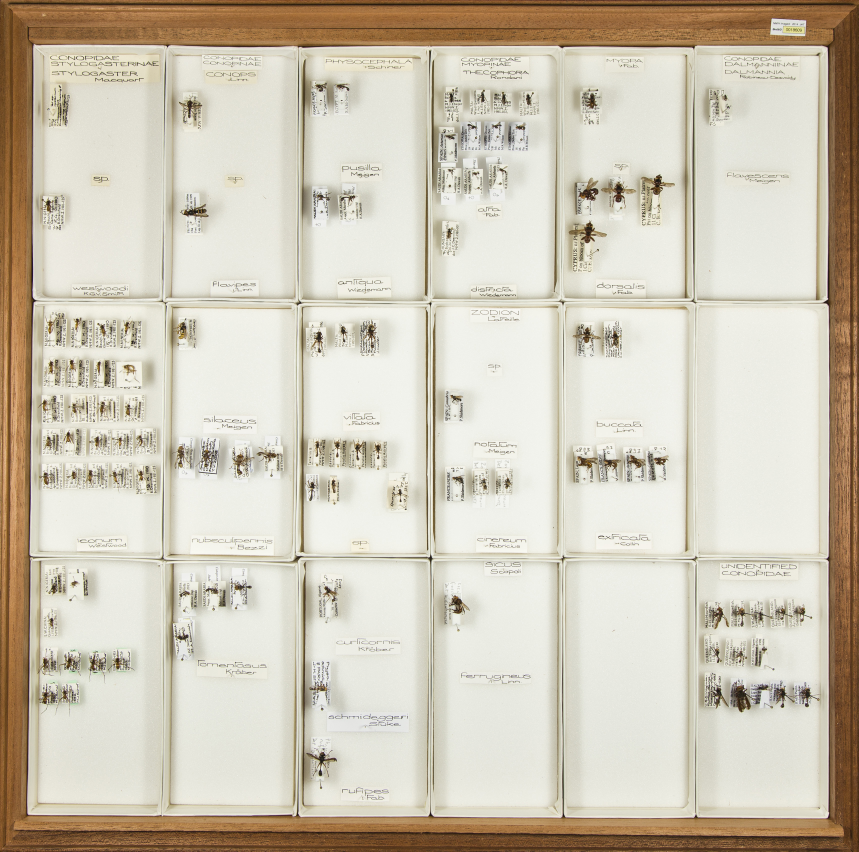
#> input picture Test_Images/0018609.jpg, 3434 x 3406 px (shown at 1/4 size)
$ python FirstAlgorithm_MERGE.py   (older library calls are emulated)
#> lines starting #> are read from the running program, lines starting #| are printed output that depends on the picture; after the words box and inside, x2 and y2 are one past the last pixel; in counts of white or black regions, pixels touching at a corner belong together
import numpy as np
import cv2
import os
import tkinter
import re
from tkinter import filedialog
from PIL import Image, ImageChops
from matplotlib import pyplot as plt
import xml.etree.ElementTree as xml
from collections import Counter
import statistics
import itertools
from itertools import accumulate, islice, product, groupby
from operator import itemgetter

## Declare empty lists ##

cornersleftlist = []
cornersleftlistx = []
cornersleftlisty = []

cornersrightlist = []
cornersrightlistx = []
cornersrightlisty = []

## Open the directory to get the image ##
def load_image_file():
    global filename
    roottk = tkinter.Tk()
    roottk.withdraw()
    filename =  filedialog.askopenfilename(initialdir = "/C:", title = "Select file",filetypes = (("jpeg files","*.jpg"),("all files","*.*")))
#> the answer given: ../Test_Images/0018609.jpg
    return filename

def rescale_image(filename, width, height):
#> called with filename = '../Test_Images/0018609.jpg', width = 800, height = 800
    global oriimg, scaledimg, scaledimginsects
    oriimg = cv2.imread(filename)
#> oriimg is the input picture: shape (3406, 3434, 3); mean B, G, R 183.4, 199.9, 207.7
    scaledimg = cv2.resize(oriimg,(width,height))
    scaledimginsects = cv2.resize(oriimg,(width,height))
    return oriimg, scaledimg, scaledimginsects

def median_blur(scaledimg, pixelsize):
#> called with pixelsize = 3
    global mediansmoothedimg
    mediansmoothedimg = cv2.medianBlur(scaledimg, pixelsize)
    return mediansmoothedimg

def convert_to_grayscale(mediansmoothedimg):
    global grayscaleimg
    grayscaleimg= cv2.cvtColor(mediansmoothedimg, cv2.COLOR_BGR2GRAY)
    return grayscaleimg

# [4 lines left out: function threshold_image_binary, not called in this run]

def apply_sobel_filter_borders(grayscaleimg, lw, threshold):
#> called with lw = 50, threshold = 15
    global mask
    v_edges = cv2.Sobel(grayscaleimg, cv2.CV_16S, 1, 0, ksize=3, scale=1, delta=0, borderType=cv2.BORDER_DEFAULT)
    h_edges = cv2.Sobel(grayscaleimg, cv2.CV_16S, 0, 1, ksize=3, scale=1, delta=0, borderType=cv2.BORDER_DEFAULT)

    abs_grad_x = cv2.convertScaleAbs(v_edges)
    abs_grad_y = cv2.convertScaleAbs(h_edges)
    mask = np.zeros(grayscaleimg.shape, dtype=np.uint8)
    linewidth = ((grayscaleimg.shape[0] + grayscaleimg.shape[1])) / lw
    ## LOWER THIS THRESHOLD TO INCREASE THE NUMBER OF POINTS - default is 20##

    ## Detect the vertical edges ##
    magv = np.abs(v_edges)
    magv2 = (255*magv/np.max(magv)).astype(np.uint8)
    _, mag2 = cv2.threshold(magv2, threshold, 255, cv2.THRESH_BINARY)
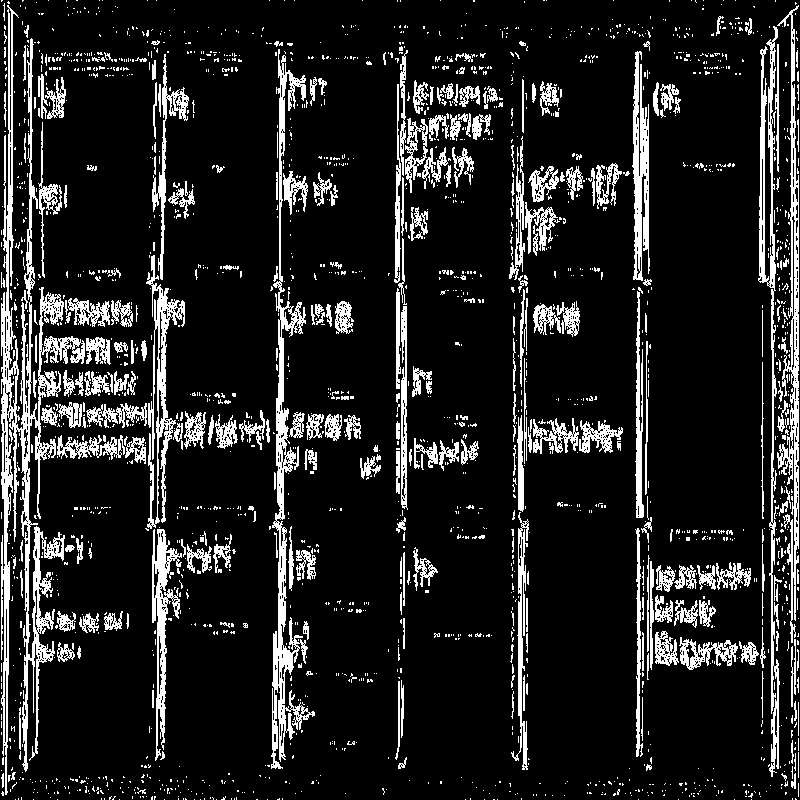
#> mag2: shape (800, 800); 13.2% white; 2089 white regions (1784 under 20 px)
    contours, hierarchy = cv2.findContours(mag2.copy(),
                                         cv2.RETR_EXTERNAL,
                                         cv2.CHAIN_APPROX_SIMPLE)
#> contours = 2084 contours, 1903 with area under 20; largest, box (x1, y1, x2, y2) and area: (1, 5, 85, 795) 10587, (271, 49, 315, 769) 5342, (777, 5, 799, 643) 3430, (758, 26, 780, 777) 2780, (146, 255, 185, 529) 2294

    for contour in contours:
        _, _, w, h = cv2.boundingRect(contour)
        if h > grayscaleimg.shape[0] / 4 and w < linewidth:
            cv2.drawContours(mask, [contour], -1, 255, -1)
#> this loop made 2084 passes
#> (contour, w, h) on passes 1 to 3: ([[751, 799]], 1, 1), ([[734, 799]], 1, 1), ([[678, 799]], 1, 1)
#> mask: shape (800, 800); 2.8% white; 8 white regions, largest, box (x1, y1, x2, y2) and area: (777, 5, 799, 643) 4460, (758, 26, 780, 777) 3989, (152, 529, 182, 761) 2612

    ## Detect the horizontal edges ##
    magh = np.abs(h_edges)
    magh2 = (255*magh/np.max(magh)).astype(np.uint8)
    _, mag2 = cv2.threshold(magh2, threshold, 255, cv2.THRESH_BINARY)
#> mag2: shape (800, 800); 10.7% white in thin lines or dots
    contours, hierarchy = cv2.findContours(mag2.copy(),
                                         cv2.RETR_EXTERNAL,
                                         cv2.CHAIN_APPROX_SIMPLE)
#> contours = 2516 contours, 2294 with area under 20; largest, box (x1, y1, x2, y2) and area: (1, 1, 800, 30) 5140, (429, 778, 787, 799) 2386, (403, 274, 774, 292) 2071, (7, 775, 271, 799) 1625, (35, 270, 275, 287) 1066

    for contour in contours:
        _, _, w, h = cv2.boundingRect(contour)
        if w > grayscaleimg.shape[1] / 4 and h < linewidth:
            cv2.drawContours(mask, [contour], -1, 255, -1)
#> this loop made 2516 passes
#> (contour, w, h) on passes 1 to 3: ([[635, 798], [637, 798]], 3, 1), ([[608, 798], [630, 798]], 23, 1), ([[594, 798], [606, 798]], 13, 1)
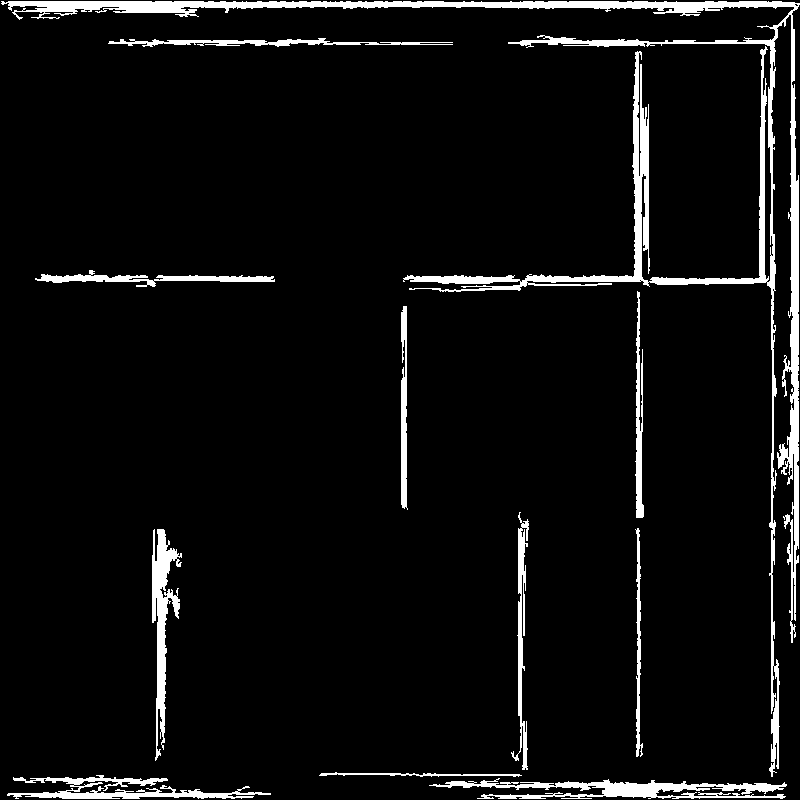
#> mask: shape (800, 800); 5.7% white; 11 white regions, largest, box (x1, y1, x2, y2) and area: (1, 1, 800, 777) 20966, (429, 778, 787, 799) 3276, (152, 529, 182, 761) 2612

    return mask

def apply_canny_filter(mask, apertureSize):
#> called with apertureSize = 5
    global edges
    edges = cv2.Canny(mask,0,255,apertureSize)
#> edges: shape (800, 800); 2.3% white in thin lines or dots
    return edges

def detect_corners_harris(edges, ksize, iterations):
#> called with ksize = 5, iterations = 10
    global addedimg, dst
    kernel = np.ones((ksize, ksize), np.uint8)
    dilation = cv2.dilate(edges, kernel, iterations)
#> dilation: shape (800, 800); 10.7% white; 9 white regions, largest, box (x1, y1, x2, y2) and area: (0, 0, 800, 779) 36455, (317, 509, 789, 800) 10484, (5, 772, 273, 800) 4866
    addedimg = cv2.add(dilation, grayscaleimg)
    ret, thresh = cv2.threshold(addedimg, 240, 255, cv2.THRESH_BINARY)
#> thresh: shape (800, 800); 13% white; 303 white regions (253 under 20 px), largest, box (x1, y1, x2, y2) and area: (0, 0, 800, 779) 40487, (317, 509, 789, 800) 10484, (5, 772, 273, 800) 4866
    addedimg[thresh == 255] = 0
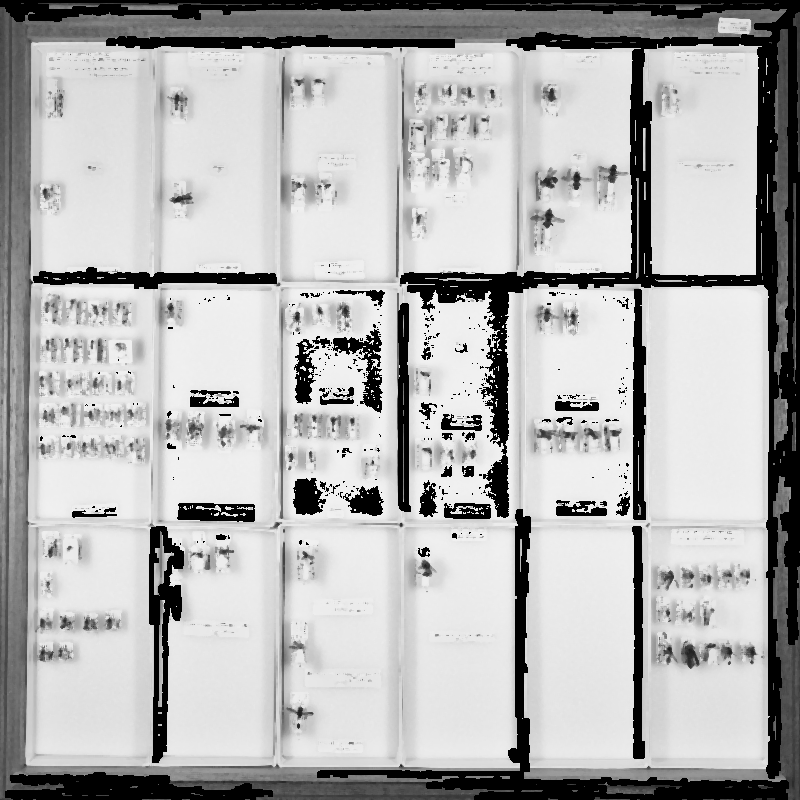
#> addedimg: shape (800, 800); min 0, max 240, mean 180.2

    dst = cv2.cornerHarris(edges,2,3,0.001)
    ret, dst = cv2.threshold(dst, 0.01*dst.max(), 255, 0)
#> dst: shape (800, 800) float32; 3% white; 617 white regions (384 under 20 px), largest, box (x1, y1, x2, y2) and area: (61, 773, 132, 800) 742, (132, 776, 178, 800) 457, (769, 453, 797, 486) 361
#> ret = 0.00219
    dst = np.uint8(dst)

    #cv2.imshow('Outline', dst)
    return addedimg, dst

def get_corner_coordinates(addedimg, dst):
    global corners
    ret, labels, stats, centroids = cv2.connectedComponentsWithStats(dst)
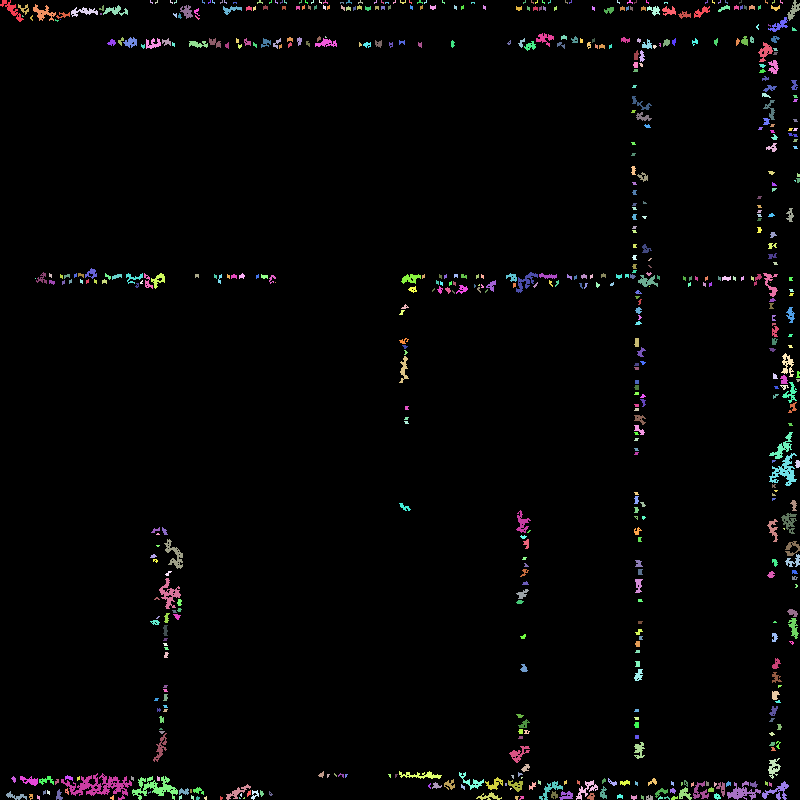
#> labels: shape (800, 800) int32; 618 distinct labels, from 0 to 617; one colour per label, 0 black
#> ret = 618; stats = 618 rows, first 6: [0, 0, 800, 800, 621016], [0, 0, 24, 22, 156], [150, 0, 3, 4, 6], [155, 0, 3, 4, 6], [170, 0, 3, 4, 6], [174, 0, 3, 4, 6]; centroids = 618 pairs, first value 11.65 to 797.9, second value 1.67 to 797.8
    criteria = (cv2.TERM_CRITERIA_EPS + cv2.TERM_CRITERIA_MAX_ITER, 100, 0.001)
#> criteria = (3, 100, 0.001)
    corners = cv2.cornerSubPix(addedimg,np.float32(centroids),(5,5),(-1,-1),criteria)
#> corners = 618 pairs, first value 7.73 to 797.6, second value 1.67 to 799.6
    return corners

def find_top_limit(scaledimg, corners):
    global meancornerstoplisty

    cornerstoplist = []
    cornerstoplistx = []
    cornerstoplisty = []

    upperrowlimit = int(scaledimg.shape[0] * (10/100))
    for i in range(len(corners)):
        ## if the y coordinate is less than 80px ad more than 10px
        if ((corners[i][1] <= upperrowlimit) & (corners[i][1] >= 10)):
            cornerstoplist.append((int(corners[i][0]), int(corners[i][1])))
            cornerstoplistx.append((int(corners[i][0])))
            cornerstoplisty.append((int(corners[i][1])))
#> after the loop, cornerstoplist = 98 pairs, first value 7 to 794, second value 10 to 76; cornerstoplistx = 98 values, max 794 at index 1, min 7 at index 0, mean 447.3; cornerstoplisty = 98 values, max 76 at index 97, min 10 at index 3, mean 36.98

    meancornerstoplisty = int(statistics.mean(cornerstoplisty))
#> meancornerstoplisty = 36
    #cv2.line(scaledimg,(scaledimg.shape[1],meancornerstoplisty),(0,meancornerstoplisty),(255,0,0),5)
    return meancornerstoplisty

def find_bottom_limit(scaledimg, corners):
    global meancornersbottomlisty

    cornersbottomlist = []
    cornersbottomlistx = []
    cornersbottomlisty = []

    lowerrowlimit = int(scaledimg.shape[0] * (90/100))
    rowpadding = int(scaledimg.shape[0]) - 10
    for i in range(len(corners)):
        ## If the y coordinate is more than 720px and less than 790px
        if ((corners[i][1] >= lowerrowlimit) & (corners[i][1] <= rowpadding)):
            cornersbottomlist.append((int(corners[i][0]), int(corners[i][1])))
            cornersbottomlistx.append((int(corners[i][0])))
            cornersbottomlisty.append((int(corners[i][1])))
#> after the loop, cornersbottomlist = 74 pairs, first value 9 to 780, second value 720 to 789; cornersbottomlistx = 74 values, max 780 at index 12, min 9 at index 32, mean 475.3; cornersbottomlisty = 74 values, max 789 at index 48, min 720 at index 0, mean 769.6

    meancornersbottomlisty = int(statistics.mean(cornersbottomlisty))
#> meancornersbottomlisty = 769
    #cv2.line(scaledimg,(scaledimg.shape[1],meancornersbottomlisty),(0,meancornersbottomlisty),(255,0,0),5)
    return meancornersbottomlisty

def find_left_limit(scaledimg, corners):
    global meancornersleftlistx
    leftcollimit = int(scaledimg.shape[1] * (10/100))
    for i in range(len(corners)):
        if ((corners[i][0] <= leftcollimit) & (corners[i][0] >= 10)):
        ## If the x coordinate is less than 40px and more than 10px ##
            cornersleftlist.append((int(corners[i][0]), int(corners[i][1])))
            cornersleftlistx.append((int(corners[i][0])))
            cornersleftlisty.append((int(corners[i][1])))
#> after the loop, cornersleftlist = 30 pairs, first value 15 to 79, second value 8 to 798; cornersleftlistx = 30 values, max 79 at index 2, min 15 at index 25, mean 50.5; cornersleftlisty = 30 values, max 798 at index 28, min 8 at index 0, mean 411.5

    meancornersleftlistx = int(statistics.mean(cornersleftlistx))
#> meancornersleftlistx = 50
    #cv2.line(scaledimg,(meancornersleftlistx,scaledimg.shape[0]),(meancornersleftlistx,0),(255,0,0),5)
    return meancornersleftlistx

def find_right_limit(scaledimg, corners):
    global meancornersrightlistx
    rightcollimit = int(scaledimg.shape[1] * (90/100))
    colpadding = int(scaledimg.shape[1]) - 10
    for i in range(len(corners)):
        # If the x coordinate is more than 720px and less than 790px ##
        if ((corners[i][0] >= rightcollimit) & (corners[i][0] <= colpadding)):
            cornersrightlist.append((int(corners[i][0]), int(corners[i][1])))
            cornersrightlistx.append((int(corners[i][0])))
            cornersrightlisty.append((int(corners[i][1])))
#> after the loop, cornersrightlist = 108 pairs, first value 721 to 790, second value 1 to 791; cornersrightlistx = 108 values, max 790 at index 73, min 721 at index 106, mean 766.4; cornersrightlisty = 108 values, max 791 at index 102, min 1 at index 0, mean 323.6

    meancornersrightlistx = int(statistics.mean(cornersrightlistx))
#> meancornersrightlistx = 766
    #cv2.line(scaledimg,(meancornersrightlistx,scaledimg.shape[0]),(meancornersrightlistx,0),(255,0,0),5)
    return meancornersrightlistx

def white_out(scaledimginsects, toplimit, bottomlimit, leftlimit, rightlimit):
#> called with toplimit = 36, bottomlimit = 769, leftlimit = 50, rightlimit = 766
    global whitenedbordersimg
    whitenedbordersimg = scaledimginsects.copy()

    topblank = 255 * np.ones(shape=[toplimit, scaledimginsects.shape[0], 3], dtype = np.uint8)
    botttomblank = 255 * np.ones(shape=[scaledimginsects.shape[0]-bottomlimit, scaledimginsects.shape[0], 3], dtype = np.uint8)

    leftblank = 255 * np.ones(shape=[scaledimginsects.shape[1], leftlimit, 3] , dtype = np.uint8)
    rightblank = 255 * np.ones(shape=[rightlimit, scaledimginsects.shape[1]-rightlimit,  3] , dtype = np.uint8)

    whitenedbordersimg[0:toplimit, 0:scaledimginsects.shape[0]] = topblank
    whitenedbordersimg[bottomlimit:scaledimginsects.shape[0]] = botttomblank

    whitenedbordersimg[0:scaledimginsects.shape[1], 0:leftlimit] = leftblank
    checkarea = whitenedbordersimg[0:rightlimit, rightlimit:scaledimginsects.shape[1]] = rightblank

    return whitenedbordersimg

def gaussian_blur(whitenedbordersimg, pixelwidth, pixelheight):
#> called with pixelwidth = 5, pixelheight = 5
    global gaussiansmoothedimg
    gaussiansmoothedimg = cv2.GaussianBlur(whitenedbordersimg, (pixelwidth, pixelheight), 0)
    return gaussiansmoothedimg

def convert_to_grayscale_insects(gaussiansmoothedimg):
    global grayscaleimginsects
    grayscaleimginsects = cv2.cvtColor(gaussiansmoothedimg, cv2.COLOR_BGR2GRAY)
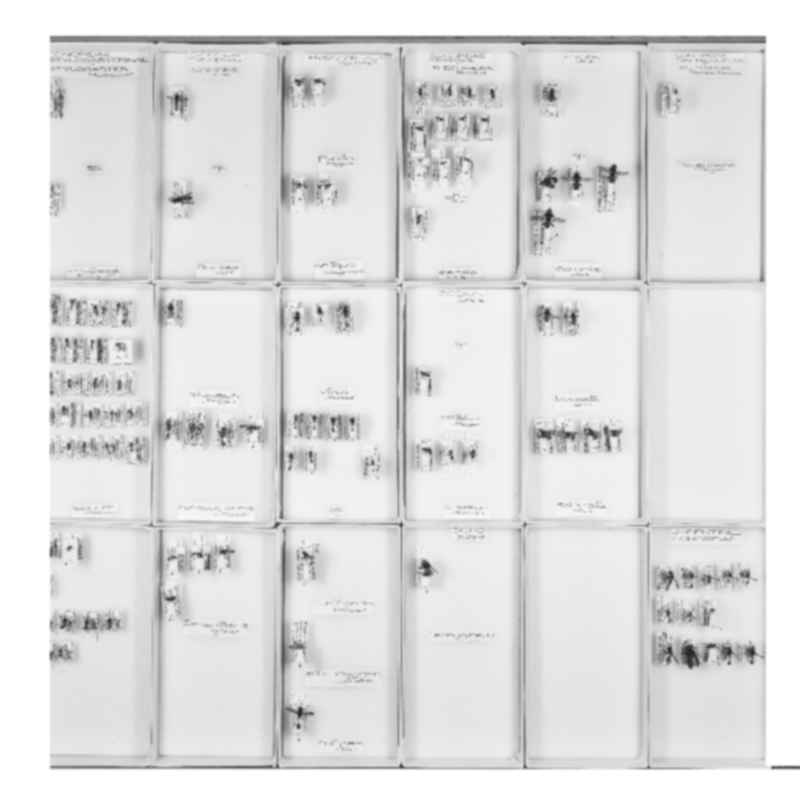
#> grayscaleimginsects: shape (800, 800); min 33, max 255, mean 224.2
    return grayscaleimginsects

def apply_sobel_filter_insects(grayscaleimginsects, lowthresh, highthresh):
#> called with lowthresh = 150, highthresh = 255
    global maskedimg
    v_edges = cv2.Sobel(grayscaleimginsects, cv2.CV_16S, 1, 0, ksize=3, scale=1, delta=0, borderType=cv2.BORDER_DEFAULT)
#> (the rest of the program and of its run is left out)
